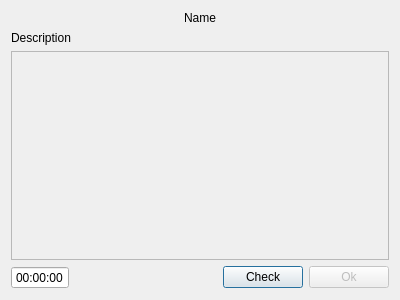
<?xml version="1.0" encoding="UTF-8"?>
<ui version="4.0">
 <class>TestExamineDialog</class>
 <widget class="QDialog" name="TestExamineDialog">
  <property name="geometry">
   <rect>
    <x>0</x>
    <y>0</y>
    <width>400</width>
    <height>300</height>
   </rect>
  </property>
  <property name="windowTitle">
   <string>Dialog</string>
  </property>
  <layout class="QVBoxLayout" name="verticalLayout_2">
   <item>
    <layout class="QVBoxLayout" name="verticalLayout">
     <item>
      <widget class="QLabel" name="label_Name">
       <property name="text">
        <string>Name</string>
       </property>
       <property name="alignment">
        <set>Qt::AlignCenter</set>
       </property>
      </widget>
     </item>
     <item>
      <widget class="QLabel" name="label_Description">
       <property name="text">
        <string>Description</string>
       </property>
      </widget>
     </item>
     <item>
      <widget class="QScrollArea" name="scrollArea">
       <property name="autoFillBackground">
        <bool>true</bool>
       </property>
       <property name="widgetResizable">
        <bool>true</bool>
       </property>
       <widget class="QWidget" name="scrollAreaWidgetContents">
        <property name="geometry">
         <rect>
          <x>0</x>
          <y>0</y>
          <width>378</width>
          <height>197</height>
         </rect>
        </property>
       </widget>
      </widget>
     </item>
     <item>
      <layout class="QHBoxLayout" name="horizontalLayout_2">
       <item>
        <widget class="QTimeEdit" name="timer_edit">
         <property name="sizePolicy">
          <sizepolicy hsizetype="Maximum" vsizetype="Fixed">
           <horstretch>0</horstretch>
           <verstretch>0</verstretch>
          </sizepolicy>
         </property>
         <property name="alignment">
          <set>Qt::AlignCenter</set>
         </property>
         <property name="buttonSymbols">
          <enum>QAbstractSpinBox::NoButtons</enum>
         </property>
        </widget>
       </item>
       <item>
        <layout class="QHBoxLayout" name="horizontalLayout">
         <item>
          <spacer name="horizontalSpacer">
           <property name="orientation">
            <enum>Qt::Horizontal</enum>
           </property>
           <property name="sizeHint" stdset="0">
            <size>
             <width>40</width>
             <height>20</height>
            </size>
           </property>
          </spacer>
         </item>
         <item>
          <widget class="QPushButton" name="btn_Check">
           <property name="text">
            <string>Check</string>
           </property>
          </widget>
         </item>
         <item>
          <widget class="QPushButton" name="btn_Ok">
           <property name="enabled">
            <bool>false</bool>
           </property>
           <property name="text">
            <string>Ok</string>
           </property>
          </widget>
         </item>
        </layout>
       </item>
      </layout>
     </item>
    </layout>
   </item>
  </layout>
 </widget>
 <resources/>
 <connections/>
</ui>
